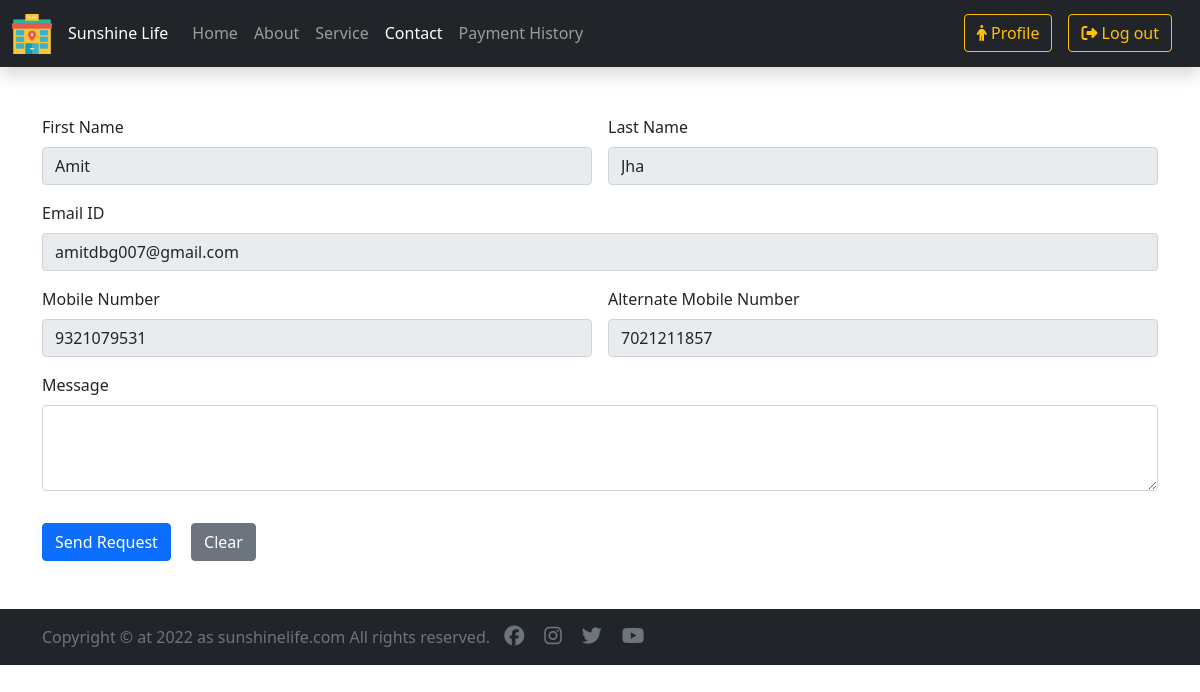
Screenshot of /contact.php (signed in) with the database file from the repository.
### tables this page shows
CREATE TABLE `registration_form` (
  `sr_no` int(11) NOT NULL,
  `first_name` varchar(11) NOT NULL,
  `last_name` varchar(11) NOT NULL,
  `mobile_number` varchar(50) NOT NULL,
  `alternate_mobile_number` varchar(50) NOT NULL,
  `email_id` varchar(50) NOT NULL,
  `residential_address` text NOT NULL,
  `permanent_address` text NOT NULL,
  `aadhaar_card_number` varchar(12) NOT NULL,
  `user_password` varchar(15) NOT NULL,
  `confirm_password` varchar(15) NOT NULL
);

### contact.php (the view, shortened to what this page needs)
<?php
    include "conn.php";
    include "includes/header.php";
    if(isset($_SESSION['is_login'])) {
        $email_id = $_SESSION['email_id'];
    }
    else {
        header("Location: login.php");
    }
    $sql = "SELECT first_name, last_name, email_id, mobile_number, alternate_mobile_number FROM registration_form WHERE email_id = '$email_id'";
    $result = $conn->query($sql);
    if($result->num_rows == 1) {
        $row = $result->fetch_assoc();
        $first_name = $row['first_name'];
        $last_name = $row['last_name'];
        $email_id = $row['email_id'];
        $mobile_number = $row['mobile_number'];
        $alternate_mobile_number = $row['alternate_mobile_number'];
    }
?>
    <div class="container my-5">
        <form class="row g-3" action="contact.php" method="POST">
            <div class="col-md-6">
                <label for="inputFirstName" class="form-label">First Name</label>
                <input type="text" class="form-control" id="inputFirstName" value="<?php if(isset($_SESSION['is_login'])) {echo $first_name;}?>" readonly>
            </div>
            <div class="col-md-6">
                <label for="inputLastName" class="form-label">Last Name</label>
                <input type="text" class="form-control" id="inputLastName" value="<?php if(isset($_SESSION['is_login'])) {echo $last_name;}?>" readonly>
            </div>
            <div class="col-12">
                <label for="user-email" class="form-label">Email ID</label>
                <input type="email" class="form-control" id="user-email" value="<?php if(isset($_SESSION['is_login'])) {echo $email_id;}?>" readonly>
            </div>
            <div class="col-6">
                <label for="inputNumber" class="form-label">Mobile Number</label>
                <input type="tel" class="form-control" id="inputNumber" value="<?php if(isset($_SESSION['is_login'])) {echo $mobile_number;}?>" readonly>
            </div>
            <div class="col-6">
                <label for="inputAlternateNumber" class="form-label">Alternate Mobile Number</label>
                <input type="tel" class="form-control" id="inputAlternateNumber" value="<?php if(isset($_SESSION['is_login'])) {echo $alternate_mobile_number;}?>" readonly>
            </div>
            <div class="mb-3">
                <label for="user_message" class="form-label">Message</label>
                <textarea class="form-control" id="user_message" name="user_message" rows="3"></textarea>
            </div>
            <div class="col-12">
                <input type="submit" class="btn btn-primary" name="user_message-submit" value="Send Request"/>
                <input type="reset" class="btn btn-secondary ms-3" name="user_message-submit" value="Clear"/>
            </div>
        </form>
    </div>
<?php
    include "includes/footer.php";
?>

### rows the page displays
registration_form: first_name "Amit", last_name "Jha", email "amitdbg007@gmail.com", mobile_number "9321079531", alternate_mobile_number "7021211857"
